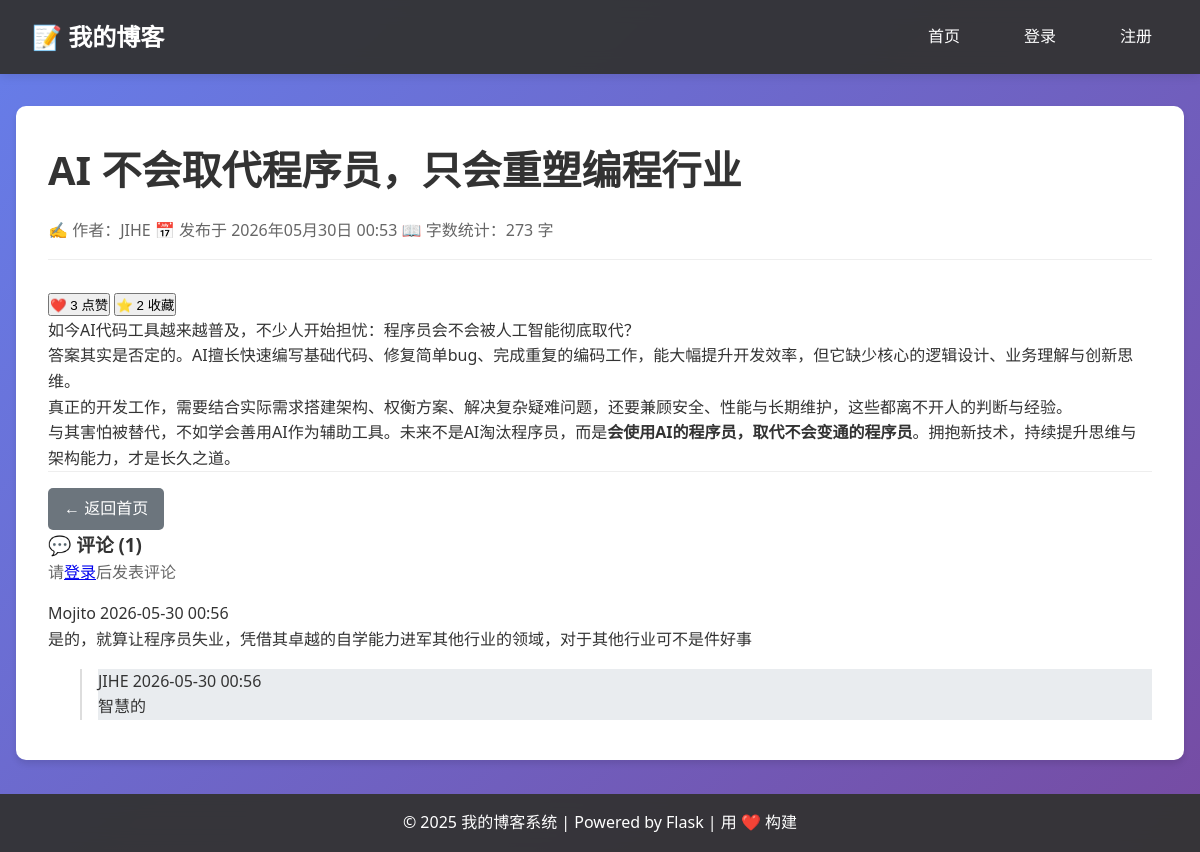
/post/1, run on the app's committed database.
### models.py (models this page shows, shortened)
class Post(db.Model):
    __tablename__ = 'posts'
    id = db.Column(db.Integer, primary_key=True)
    title = db.Column(db.String(100), nullable=False)
    content = db.Column(db.Text, nullable=False)
    created_at = db.Column(db.DateTime, default=datetime.now)
    user_id = db.Column(db.Integer, db.ForeignKey('users.id'), nullable=False)
    likes_count = db.Column(db.Integer, default=0)
    favorites_count = db.Column(db.Integer, default=0)
    author = db.relationship('User', foreign_keys=[user_id], backref='user_posts')
    likes = db.relationship('Like', backref='post', lazy='dynamic', cascade='all, delete-orphan')
    favorites = db.relationship('Favorite', backref='post', lazy='dynamic', cascade='all, delete-orphan')
    comments = db.relationship('Comment', backref='post', lazy='dynamic', cascade='all, delete-orphan')

class User(UserMixin, db.Model):
    __tablename__ = 'users'
    id = db.Column(db.Integer, primary_key=True)
    username = db.Column(db.String(80), unique=True, nullable=False)
    email = db.Column(db.String(120), unique=True, nullable=False)
    password_hash = db.Column(db.String(128), nullable=False)
    created_at = db.Column(db.DateTime, default=datetime.now)
    is_active = db.Column(db.Boolean, default=True)
    favorites_private = db.Column(db.Boolean, default=False)

class Comment(db.Model):
    __tablename__ = 'comments'
    id = db.Column(db.Integer, primary_key=True)
    content = db.Column(db.Text, nullable=False)
    created_at = db.Column(db.DateTime, default=datetime.now)
    user_id = db.Column(db.Integer, db.ForeignKey('users.id'), nullable=False)
    post_id = db.Column(db.Integer, db.ForeignKey('posts.id'), nullable=False)
    parent_id = db.Column(db.Integer, db.ForeignKey('comments.id'), nullable=True)
    author = db.relationship('User', foreign_keys=[user_id], backref='user_comments')
    replies = db.relationship('Comment', backref=db.backref('parent', remote_side=[id]), lazy='dynamic')

### views.py (the view)
class PostDetailView(MethodView):
    def get(self, id):
        post = Post.query.get_or_404(id)
        md_extensions = [
            'extra',
            'toc',
            'tables',
            FencedCodeExtension(),
            CodeHiliteExtension(
                linenums=False,
                guess_lang=True,
                css_class='highlight'
            )
        ]
        md = markdown.Markdown(extensions=md_extensions)
        html_content = md.convert(post.content)
        toc = md.toc
        comment_form = CommentForm()
        comments = Comment.query.filter_by(post_id=id, parent_id=None).order_by(Comment.created_at.asc()).all()
        return render_template('detail.html',
                               post=post,
                               content_html=html_content,
                               toc=toc,
                               comment_form=comment_form,
                               comments=comments)

### templates/detail.html (shortened to what this page needs)
{% extends "base.html" %}
{% block content %}
<div class="article-container">
    <h1 class="article-title">{{ post.title }}</h1>
    <div class="article-meta">
        <span>✍️ 作者：{{ post.author.username }}</span>
        <span>📅 发布于 {{ post.created_at.strftime('%Y年%m月%d日 %H:%M') }}</span>
        <span>📖 字数统计：{{ post.content|length }} 字</span>
    </div>
    <div class="action-buttons">
        <button class="action-btn" id="like-btn">
            ❤️ <span id="like-count">{{ post.likes_count }}</span> 点赞
        </button>
        <button class="action-btn" id="favorite-btn">
            ⭐ <span id="favorite-count">{{ post.favorites_count }}</span> 收藏
        </button>
    </div>
    <div class="markdown-content">
        {{ content_html|safe }}
    </div>
    <div class="article-actions">
        <a href="{{ url_for('index') }}" class="btn btn-secondary">← 返回首页</a>
    </div>
    <div class="comments-section">
        <h3>💬 评论 ({{ comments|length }})</h3>
        {% if current_user.is_authenticated %}
            <form method="POST" action="{{ url_for('comment', id=post.id) }}" style="margin: 1rem 0;">
                {{ comment_form.hidden_tag() }}
                <div class="form-group">
                    {{ comment_form.content(class="form-control", rows=3, placeholder="写下你的评论...") }}
                </div>
                {{ comment_form.submit(class="btn btn-primary") }}
            </form>
        {% else %}
            <p style="color: #666; margin-bottom: 1rem;">请<a href="{{ url_for('login') }}">登录</a>后发表评论</p>
        {% endif %}
        {% if comments %}
            {% for comment in comments %}
                <div class="comment" id="comment-{{ comment.id }}">
                    <div class="comment-meta">
                        <span class="comment-author">{{ comment.author.username }}</span>
                        <span>{{ comment.created_at.strftime('%Y-%m-%d %H:%M') }}</span>
                    </div>
                    <div class="comment-content">{{ comment.content }}</div>
                    {% if comment.replies %}
                        <div class="replies">
                            {% for reply in comment.replies %}
                                <div class="comment" style="background: #e9ecef; margin-bottom: 0.5rem;">
                                    <div class="comment-meta">
                                        <span class="comment-author">{{ reply.author.username }}</span>
                                        <span>{{ reply.created_at.strftime('%Y-%m-%d %H:%M') }}</span>
                                    </div>
                                    <div class="comment-content">{{ reply.content }}</div>
                                </div>
                            {% endfor %}
                        </div>
                    {% endif %}
                </div>
            {% endfor %}
        {% else %}
            <div class="no-comments">还没有评论，来说两句吧！</div>
        {% endif %}
    </div>
</div>
{% endblock %}

### static/css/style.css (style rules this page uses)
* { margin: 0; padding: 0; box-sizing: border-box; }
body { font-family: 'Segoe UI', Tahoma, Geneva, Verdana, sans-serif; line-height: 1.6; color: #333; background: linear-gradient(135deg, #667eea 0%, #764ba2 100%); min-height: 100vh; padding-bottom: 60px; }
.btn { display: inline-block; padding: 0.5rem 1rem; border: none; border-radius: 5px; cursor: pointer; text-decoration: none; transition: all 0.3s ease; font-size: 1rem; }
.btn-secondary { background: #6c757d; color: white; }
.article-container { background: white; border-radius: 10px; padding: 2rem; box-shadow: 0 4px 6px rgba(0,0,0,0.1); }
.article-title { font-size: 2.5rem; margin-bottom: 1rem; color: #333; }
.article-meta { color: #666; margin-bottom: 2rem; padding-bottom: 1rem; border-bottom: 1px solid #eee; }
.article-actions { display: flex; gap: 1rem; padding-top: 1rem; border-top: 1px solid #eee; }

### templates/detail.html (style rules this page uses)
.replies { margin-left: 2rem; margin-top: 1rem; border-left: 2px solid #ddd; padding-left: 1rem; }

### data on the page
Post: title "AI 不会取代程序员，只会重塑编程行业", created_at "2026年05月30日 00:53", likes_count "3", favorites_count "2"
User: author.username "JIHE"
Comment: author.username "Mojito", created_at "2026-05-30 00:56", content "是的，就算让程序员失业，凭借其卓越的自学能力进军其他行业的领域，对于其他行业可不是件好事"
Comment: author.username "JIHE", created_at "2026-05-30 00:56", content "智慧的"

### other printed values
{{ post.content|length }} "273"
{{ comments|length }} "1"
